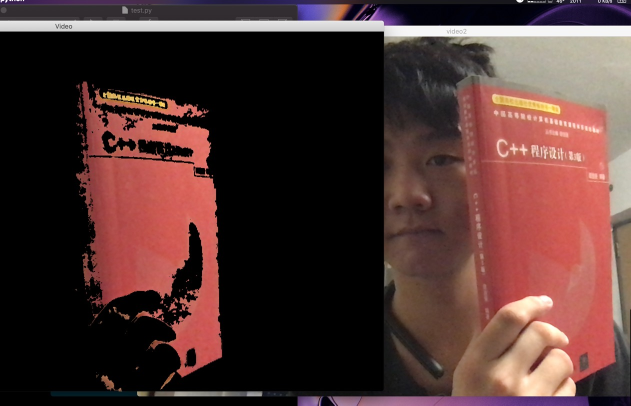
#> input picture classify_red/CleanShot 2019-10-10 at 11.55.40.jpg, 1261 x 811 px, given in place of the camera (shown at 1/2 size)
$ python classify_redim.py
#> lines starting #> are read from the running program, lines starting #| are printed output that depends on the picture; after the words box and inside, x2 and y2 are one past the last pixel; in counts of white or black regions, pixels touching at a corner belong together
#!/Users/darthnoward/anaconda3/bin/python
import cv2
import numpy as np

def nothing():    # dummy function
    pass

capture = cv2.VideoCapture(0)

kernel = np.ones((5,5),np.float32)/25   # just a 5 by 5 simple kernel

cv2.namedWindow('Video',cv2.WINDOW_NORMAL)
cv2.namedWindow('panel',cv2.WINDOW_NORMAL)
# cv2.namedWindow('Video1',cv2.WINDOW_NORMAL)

cv2.createTrackbar("h - l", "panel", 168, 255, nothing)
cv2.createTrackbar("h - h", "panel", 186, 255, nothing)
cv2.createTrackbar("s - l", "panel", 153, 255, nothing)
cv2.createTrackbar("s - h", "panel", 196, 255, nothing)
cv2.createTrackbar("v - l", "panel", 31, 255, nothing)
cv2.createTrackbar("v - h", "panel", 181, 255, nothing)  # create sliders

while capture.isOpened():
    ret, frame = capture.read()
#> frame is the input picture: shape (811, 1261, 3); mean B, G, R 49.2, 51.8, 78.7
    hsv = cv2.cvtColor(frame,cv2.COLOR_BGR2HSV)        # get frame and convert to HSV colorspace
#> hsv: shape (811, 1261, 3); mean H, S, V 22.2, 65.8, 79.7

    hl = cv2.getTrackbarPos("h - l","panel")
    sl = cv2.getTrackbarPos("s - l","panel")
    vl = cv2.getTrackbarPos("v - l","panel")
    hh = cv2.getTrackbarPos("h - h","panel")
    sh = cv2.getTrackbarPos("s - h","panel")
    vh = cv2.getTrackbarPos("v - h","panel")            # acquire value from sliders


    lower_end = np.array([hl,sl,vl])
    higher_end = np.array([hh,sh,vh])                    # set mask value

    mask = cv2.inRange(hsv, lower_end, higher_end)        # create mask
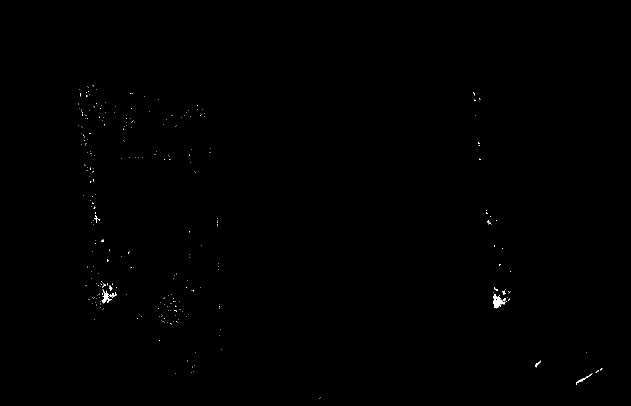
#> mask: shape (811, 1261) (shown at 1/2 size); 0.15% white; 308 white regions (299 under 20 px), largest, box (x1, y1, x2, y2) and area: (986, 588, 1010, 617) 349, (204, 578, 234, 607) 273, (1152, 747, 1185, 769) 86

    # [10 lines of commented-out code are left out]
    closing = cv2.morphologyEx(mask, cv2.MORPH_CLOSE, kernel)    # some methods for improving output
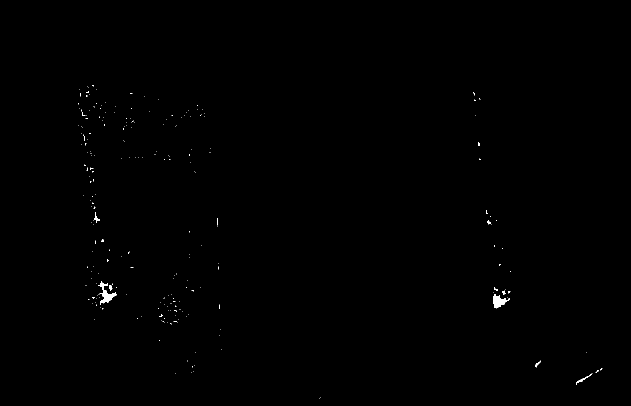
#> closing: shape (811, 1261) (shown at 1/2 size); 0.2% white; 232 white regions (222 under 20 px), largest, box (x1, y1, x2, y2) and area: (197, 562, 234, 610) 558, (986, 588, 1020, 617) 469, (1152, 747, 1185, 769) 102


    # display frame where only where mask exists
    res = cv2.bitwise_and(frame,frame, mask = mask)            # merge mask and original frame


    cv2.resizeWindow('Video', 1200, 675)
    cv2.resizeWindow('panel', 900, 250)
    cv2.imshow('Video',res)                                        # resize window properly and display video
    print(hl,hh,sl,sh,vl,vh)

    if cv2.waitKey(1) & 0xFF == ord('q'):
#> (key q is pressed here)
        break
    if not ret:
        break                                                       # wait for "q" key to break

capture.release()
file_output = open("data.txt", "a")
output = "\n"+str(hl)+" "+str(hh)+" "+str(sl)+" "+str(sh)+" "+str(vl)+" "+str(vh)
file_output.write(output)
file_output.close()
cv2.destroyAllWindows()                                            # kill window and write output
